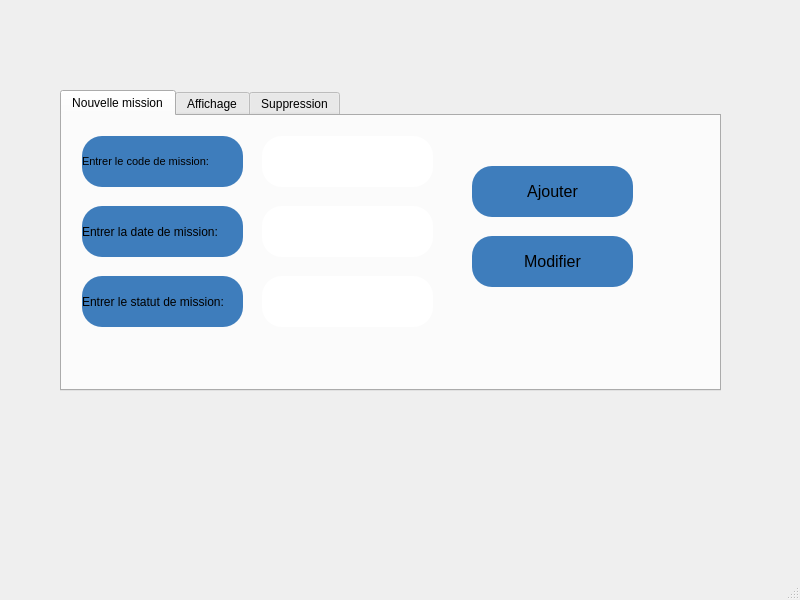
<?xml version="1.0" encoding="UTF-8"?>
<ui version="4.0">
 <class>MainWindowmission</class>
 <widget class="QMainWindow" name="MainWindowmission">
  <property name="geometry">
   <rect>
    <x>0</x>
    <y>0</y>
    <width>800</width>
    <height>600</height>
   </rect>
  </property>
  <property name="windowTitle">
   <string>MainWindowmission</string>
  </property>
  <widget class="QWidget" name="centralwidget">
   <widget class="QTabWidget" name="tabWidget">
    <property name="geometry">
     <rect>
      <x>60</x>
      <y>90</y>
      <width>661</width>
      <height>301</height>
     </rect>
    </property>
    <property name="currentIndex">
     <number>0</number>
    </property>
    <widget class="QWidget" name="tab_4">
     <attribute name="title">
      <string>Nouvelle mission</string>
     </attribute>
     <widget class="QLabel" name="label_5">
      <property name="geometry">
       <rect>
        <x>20</x>
        <y>20</y>
        <width>161</width>
        <height>51</height>
       </rect>
      </property>
      <property name="font">
       <font>
        <pointsize>8</pointsize>
       </font>
      </property>
      <property name="styleSheet">
       <string notr="true">border-radius:20px;
background-color: rgb(62, 125, 188);</string>
      </property>
      <property name="text">
       <string>Entrer le code de mission:</string>
      </property>
     </widget>
     <widget class="QLabel" name="label_7">
      <property name="geometry">
       <rect>
        <x>20</x>
        <y>90</y>
        <width>161</width>
        <height>51</height>
       </rect>
      </property>
      <property name="styleSheet">
       <string notr="true">border-radius:20px;
background-color: rgb(62, 125, 188);</string>
      </property>
      <property name="text">
       <string>Entrer la date de mission:</string>
      </property>
     </widget>
     <widget class="QLabel" name="label_8">
      <property name="geometry">
       <rect>
        <x>20</x>
        <y>160</y>
        <width>161</width>
        <height>51</height>
       </rect>
      </property>
      <property name="styleSheet">
       <string notr="true">border-radius:20px;
background-color: rgb(62, 125, 188);</string>
      </property>
      <property name="text">
       <string>Entrer le statut de mission:</string>
      </property>
     </widget>
     <widget class="QPushButton" name="pushButton_ajouter_2">
      <property name="geometry">
       <rect>
        <x>410</x>
        <y>50</y>
        <width>161</width>
        <height>51</height>
       </rect>
      </property>
      <property name="font">
       <font>
        <pointsize>12</pointsize>
       </font>
      </property>
      <property name="styleSheet">
       <string notr="true">border-radius:20px;
background-color: rgb(62, 125, 188);</string>
      </property>
      <property name="text">
       <string>Ajouter</string>
      </property>
     </widget>
     <widget class="QPushButton" name="pushButton_modifier_2">
      <property name="geometry">
       <rect>
        <x>410</x>
        <y>120</y>
        <width>161</width>
        <height>51</height>
       </rect>
      </property>
      <property name="font">
       <font>
        <pointsize>12</pointsize>
       </font>
      </property>
      <property name="styleSheet">
       <string notr="true">border-radius:20px;
background-color: rgb(62, 125, 188);</string>
      </property>
      <property name="text">
       <string>Modifier</string>
      </property>
     </widget>
     <widget class="QLineEdit" name="lineEdit_CODE_3">
      <property name="geometry">
       <rect>
        <x>200</x>
        <y>20</y>
        <width>171</width>
        <height>51</height>
       </rect>
      </property>
      <property name="styleSheet">
       <string notr="true">border-radius:20px;
background-color: rgb(255, 255, 255);</string>
      </property>
     </widget>
     <widget class="QLineEdit" name="lineEdit_DATE_2">
      <property name="geometry">
       <rect>
        <x>200</x>
        <y>90</y>
        <width>171</width>
        <height>51</height>
       </rect>
      </property>
      <property name="styleSheet">
       <string notr="true">border-radius:20px;
background-color: rgb(255, 255, 255);</string>
      </property>
     </widget>
     <widget class="QLineEdit" name="lineEdit_STATUT_2">
      <property name="geometry">
       <rect>
        <x>200</x>
        <y>160</y>
        <width>171</width>
        <height>51</height>
       </rect>
      </property>
      <property name="styleSheet">
       <string notr="true">border-radius:20px;
background-color: rgb(255, 255, 255);</string>
      </property>
     </widget>
    </widget>
    <widget class="QWidget" name="tab_5">
     <attribute name="title">
      <string>Affichage</string>
     </attribute>
     <widget class="QPushButton" name="affichem_2">
      <property name="geometry">
       <rect>
        <x>410</x>
        <y>110</y>
        <width>221</width>
        <height>41</height>
       </rect>
      </property>
      <property name="styleSheet">
       <string notr="true">border-radius:20px;
background-color: rgb(62, 125, 188);</string>
      </property>
      <property name="text">
       <string>Afficher toutes les missions</string>
      </property>
     </widget>
     <widget class="QTableView" name="tableView_2">
      <property name="geometry">
       <rect>
        <x>10</x>
        <y>70</y>
        <width>381</width>
        <height>181</height>
       </rect>
      </property>
      <property name="styleSheet">
       <string notr="true">border-radius:20px;
background-color: rgb(255, 255, 255);
</string>
      </property>
     </widget>
     <widget class="QPushButton" name="pb_recher_2">
      <property name="geometry">
       <rect>
        <x>410</x>
        <y>10</y>
        <width>101</width>
        <height>41</height>
       </rect>
      </property>
      <property name="styleSheet">
       <string notr="true">border-radius:20px;
background-color: rgb(62, 125, 188);</string>
      </property>
      <property name="text">
       <string>Recherche</string>
      </property>
     </widget>
     <widget class="QLineEdit" name="lineEdit_CODE_4">
      <property name="geometry">
       <rect>
        <x>160</x>
        <y>10</y>
        <width>231</width>
        <height>41</height>
       </rect>
      </property>
      <property name="styleSheet">
       <string notr="true">border-radius:20px;
background-color: rgb(255, 255, 255);</string>
      </property>
     </widget>
     <widget class="QPushButton" name="pb_pdf_2">
      <property name="geometry">
       <rect>
        <x>520</x>
        <y>10</y>
        <width>111</width>
        <height>41</height>
       </rect>
      </property>
      <property name="styleSheet">
       <string notr="true">border-radius:20px;
background-color: rgb(62, 125, 188);</string>
      </property>
      <property name="text">
       <string>Ordre de mission</string>
      </property>
     </widget>
     <widget class="QPushButton" name="pb_stat_2">
      <property name="geometry">
       <rect>
        <x>410</x>
        <y>60</y>
        <width>221</width>
        <height>41</height>
       </rect>
      </property>
      <property name="styleSheet">
       <string notr="true">border-radius:20px;
background-color: rgb(62, 125, 188);</string>
      </property>
      <property name="text">
       <string>Afficher les statistiques de progrès</string>
      </property>
     </widget>
     <widget class="QPushButton" name="pb_trier_2">
      <property name="geometry">
       <rect>
        <x>410</x>
        <y>160</y>
        <width>221</width>
        <height>41</height>
       </rect>
      </property>
      <property name="styleSheet">
       <string notr="true">border-radius:20px;
background-color: rgb(62, 125, 188);</string>
      </property>
      <property name="text">
       <string>Affichage des missions triées</string>
      </property>
     </widget>
     <widget class="QPushButton" name="tableau_2">
      <property name="geometry">
       <rect>
        <x>410</x>
        <y>210</y>
        <width>221</width>
        <height>41</height>
       </rect>
      </property>
      <property name="styleSheet">
       <string notr="true">border-radius:20px;
background-color: rgb(62, 125, 188);</string>
      </property>
      <property name="text">
       <string>Affichage des missions terminées</string>
      </property>
     </widget>
     <widget class="QLabel" name="label_9">
      <property name="geometry">
       <rect>
        <x>10</x>
        <y>10</y>
        <width>141</width>
        <height>41</height>
       </rect>
      </property>
      <property name="styleSheet">
       <string notr="true">border-radius:20px;
background-color: rgb(62, 125, 188);</string>
      </property>
      <property name="text">
       <string>Entrer code de mission</string>
      </property>
     </widget>
    </widget>
    <widget class="QWidget" name="tab_6">
     <attribute name="title">
      <string>Suppression</string>
     </attribute>
     <widget class="QLabel" name="label_10">
      <property name="geometry">
       <rect>
        <x>60</x>
        <y>40</y>
        <width>301</width>
        <height>61</height>
       </rect>
      </property>
      <property name="font">
       <font>
        <pointsize>10</pointsize>
       </font>
      </property>
      <property name="styleSheet">
       <string notr="true">border-radius:20px;
background-color: rgb(62, 125, 188);
</string>
      </property>
      <property name="text">
       <string>Entrer le code de mission à supprimer:</string>
      </property>
     </widget>
     <widget class="QPushButton" name="pushButton_supp_2">
      <property name="geometry">
       <rect>
        <x>430</x>
        <y>80</y>
        <width>111</width>
        <height>51</height>
       </rect>
      </property>
      <property name="font">
       <font>
        <pointsize>10</pointsize>
       </font>
      </property>
      <property name="styleSheet">
       <string notr="true">border-radius:20px;
border-color: qlineargradient(spread:pad, x1:0, y1:0, x2:1, y2:1, stop:0 rgba(90, 90, 161, 255), stop:1 rgba(255, 255, 255, 255));
background-color: rgb(62, 125, 188);</string>
      </property>
      <property name="text">
       <string>Supprimer</string>
      </property>
     </widget>
     <widget class="QLineEdit" name="lineEdit_Supp_2">
      <property name="geometry">
       <rect>
        <x>60</x>
        <y>120</y>
        <width>301</width>
        <height>41</height>
       </rect>
      </property>
      <property name="styleSheet">
       <string notr="true">border-radius:20px;
background-color: rgb(255, 255, 255);</string>
      </property>
     </widget>
    </widget>
   </widget>
  </widget>
  <widget class="QMenuBar" name="menubar">
   <property name="geometry">
    <rect>
     <x>0</x>
     <y>0</y>
     <width>800</width>
     <height>26</height>
    </rect>
   </property>
  </widget>
  <widget class="QStatusBar" name="statusbar"/>
 </widget>
 <resources/>
 <connections/>
</ui>
